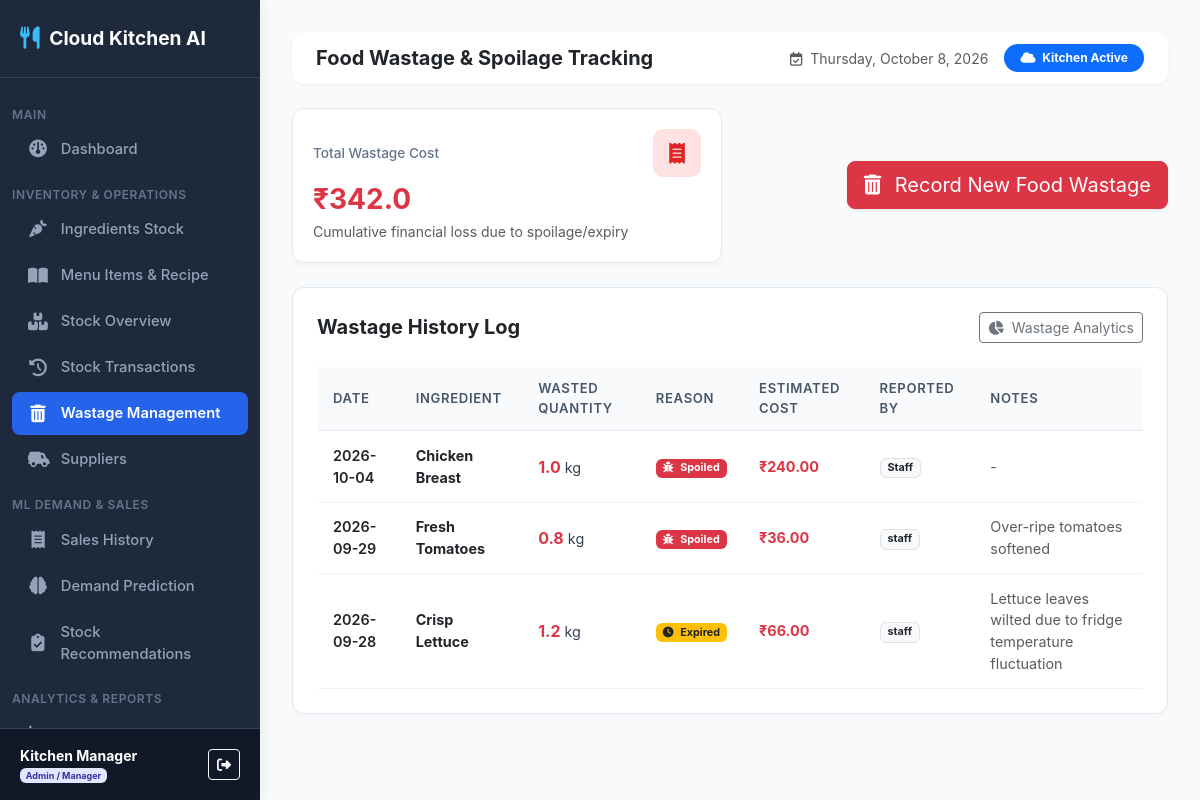
Screenshot of /wastage/ (signed in) with the database file from the repository.
### inventory_predictor/models.py (models this page shows, shortened)
class Wastage(models.Model):
    REASON_CHOICES = (
        ('Expired', 'Expired'),
        ('Spoiled', 'Spoiled'),
        ('Over-preparation', 'Over-preparation'),
        ('Damaged', 'Damaged'),
        ('Other', 'Other'),
    )
    ingredient = models.ForeignKey(Ingredient, on_delete=models.CASCADE, related_name='wastages')
    quantity = models.FloatField()
    reason = models.CharField(max_length=50, choices=REASON_CHOICES, default='Spoiled')
    date = models.DateField(default=timezone.now)
    estimated_cost = models.DecimalField(max_digits=10, decimal_places=2)
    reported_by = models.ForeignKey(User, on_delete=models.SET_NULL, null=True, blank=True)
    notes = models.TextField(blank=True, null=True)
    created_at = models.DateTimeField(auto_now_add=True)

class Ingredient(models.Model):
    CATEGORY_CHOICES = (
        ('Vegetables', 'Vegetables'),
        ('Dairy', 'Dairy'),
        ('Meat & Poultry', 'Meat & Poultry'),
        ('Grains & Bread', 'Grains & Bread'),
        ('Sauces & Spices', 'Sauces & Spices'),
        ('Beverages', 'Beverages'),
        ('Packaging', 'Packaging'),
        ('Other', 'Other'),
    )
    name = models.CharField(max_length=100, unique=True)
    category = models.CharField(max_length=50, choices=CATEGORY_CHOICES, default='Vegetables')
    unit = models.CharField(max_length=20, help_text="e.g. kg, g, L, ml, pcs, slices")
    current_quantity = models.FloatField(default=0.0)
    min_stock_level = models.FloatField(default=10.0)
    max_stock_level = models.FloatField(default=100.0)
    unit_cost = models.DecimalField(max_digits=10, decimal_places=2, default=0.00)
    supplier = models.ForeignKey(Supplier, on_delete=models.SET_NULL, null=True, blank=True, related_name='ingredients')
    expiry_date = models.DateField(null=True, blank=True)
    created_at = models.DateTimeField(auto_now_add=True)

### inventory_predictor/views.py (the view)
# urls.py: path('wastage/', views.wastage_list, name='wastage_list'),
@login_required
def wastage_list(request):
    wastages = Wastage.objects.select_related('ingredient', 'reported_by').order_by('-date')
    total_cost = wastages.aggregate(Sum('estimated_cost'))['estimated_cost__sum'] or 0.0
    return render(request, 'inventory_predictor/wastage/list.html', {
        'wastages': wastages,
        'total_cost': round(float(total_cost), 2),
        'is_admin': role_check_admin(request.user)
    })

### inventory_predictor/views.py (called while the page is built)
def role_check_admin(user):
    if not user.is_authenticated:
        return False
    try:
        return user.is_superuser or user.profile.role == 'ADMIN'
    except Exception:
        return user.is_superuser

### inventory_predictor/templates/inventory_predictor/wastage/list.html (shortened to what this page needs)
{% extends 'inventory_predictor/base.html' %}
{% block page_title %}Food Wastage & Spoilage Tracking{% endblock %}
{% block content %}
<div class="row g-3 mb-4">
    <div class="col-12 col-md-6">
        <div class="stat-card">
            <div class="d-flex align-items-center justify-content-between">
                <span class="stat-label">Total Wastage Cost</span>
                <div class="stat-icon icon-red"><i class="fa-solid fa-receipt"></i></div>
            </div>
            <div class="stat-value text-danger">₹{{ total_cost }}</div>
            <div class="text-muted small mt-1">Cumulative financial loss due to spoilage/expiry</div>
        </div>
    </div>
    <div class="col-12 col-md-6 d-flex align-items-center justify-content-md-end">
        <a href="{% url 'wastage_add' %}" class="btn btn-danger btn-lg shadow-sm">
            <i class="fa-solid fa-trash-can me-2"></i> Record New Food Wastage
        </a>
    </div>
</div>
<div class="card-box">
    <div class="d-flex justify-content-between align-items-center mb-4">
        <h5 class="fw-bold m-0 text-dark">Wastage History Log</h5>
        <a href="{% url 'analytics' %}" class="btn btn-outline-secondary btn-sm"><i class="fa-solid fa-chart-pie me-1"></i> Wastage Analytics</a>
    </div>
    <div class="table-responsive">
        <table class="custom-table">
            <thead>
                <tr>
                    <th>Date</th>
                    <th>Ingredient</th>
                    <th>Wasted Quantity</th>
                    <th>Reason</th>
                    <th>Estimated Cost</th>
                    <th>Reported By</th>
                    <th>Notes</th>
                </tr>
            </thead>
            <tbody>
                {% for w in wastages %}
                <tr>
                    <td class="fw-semibold text-dark">{{ w.date|date:"Y-m-d" }}</td>
                    <td class="fw-bold text-dark">{{ w.ingredient.name }}</td>
                    <td><span class="text-danger fw-bold fs-6">{{ w.quantity }}</span> {{ w.ingredient.unit }}</td>
                    <td>
                        {% if w.reason == 'Expired' %}
                            <span class="badge bg-warning text-dark"><i class="fa-solid fa-clock me-1"></i> Expired</span>
                        {% elif w.reason == 'Spoiled' %}
                            <span class="badge bg-danger"><i class="fa-solid fa-bug me-1"></i> Spoiled</span>
                        {% elif w.reason == 'Over-preparation' %}
                            <span class="badge bg-info text-dark">Over-preparation</span>
                        {% else %}
                            <span class="badge bg-secondary">{{ w.reason }}</span>
                        {% endif %}
                    </td>
                    <td class="fw-bold text-danger">₹{{ w.estimated_cost }}</td>
                    <td><span class="badge bg-light text-dark border">{{ w.reported_by.username|default:"Staff" }}</span></td>
                    <td class="text-muted small">{{ w.notes|default:"-" }}</td>
                </tr>
                {% empty %}
                <tr>
                    <td colspan="7" class="text-center py-4 text-muted">No food wastage recorded. Great job keeping wastage at zero!</td>
                </tr>
                {% endfor %}
            </tbody>
        </table>
    </div>
</div>
{% endblock %}

### inventory_predictor/templates/inventory_predictor/base.html (shortened to what this page needs)
{% load static %}
<!DOCTYPE html>
<html lang="en">
<head>
    <link rel="stylesheet" href="{% static 'css/bootstrap.min.css' %}">
    <link rel="stylesheet" href="https://cdn.jsdelivr.net/npm/bootstrap@5.3.2/dist/css/bootstrap.min.css">
    <link rel="stylesheet" href="{% static 'css/fontawesome.min.css' %}">
    <link rel="stylesheet" href="https://cdnjs.cloudflare.com/ajax/libs/font-awesome/6.4.2/css/all.min.css">
    <link rel="stylesheet" href="{% static 'css/style.css' %}">
</head>
<body>
    {% if user.is_authenticated %}
    <nav id="sidebar">
        <div class="sidebar-header">
            <a href="{% url 'dashboard' %}" class="sidebar-brand">
                <i class="fa-solid fa-utensils"></i>
                <span>Cloud Kitchen AI</span>
            </a>
        </div>
        <ul class="sidebar-menu">
            <li class="menu-heading">Main</li>
            <li class="sidebar-item">
                <a href="{% url 'dashboard' %}" class="sidebar-link {% if request.resolver_match.url_name == 'dashboard' %}active{% endif %}">
                    <i class="fa-solid fa-gauge"></i>
                    <span>Dashboard</span>
                </a>
            </li>
            <li class="menu-heading">Inventory & Operations</li>
            <li class="sidebar-item">
                <a href="{% url 'ingredient_list' %}" class="sidebar-link {% if 'ingredient' in request.resolver_match.url_name %}active{% endif %}">
                    <i class="fa-solid fa-carrot"></i>
                    <span>Ingredients Stock</span>
                </a>
            </li>
            <li class="sidebar-item">
                <a href="{% url 'menu_list' %}" class="sidebar-link {% if 'menu' in request.resolver_match.url_name or 'recipe' in request.resolver_match.url_name %}active{% endif %}">
                    <i class="fa-solid fa-book-open"></i>
                    <span>Menu Items & Recipe</span>
                </a>
            </li>
            <li class="sidebar-item">
                <a href="{% url 'inventory_status' %}" class="sidebar-link ">
                    <i class="fa-solid fa-boxes-stacked"></i>
                    <span>Stock Overview</span>
                </a>
            </li>
            <li class="sidebar-item">
                <a href="{% url 'inventory_transactions' %}" class="sidebar-link {% if request.resolver_match.url_name == 'inventory_transactions' %}active{% endif %}">
                    <i class="fa-solid fa-clock-rotate-left"></i>
                    <span>Stock Transactions</span>
                </a>
            </li>
            <li class="sidebar-item">
                <a href="{% url 'wastage_list' %}" class="sidebar-link {% if 'wastage' in request.resolver_match.url_name %}active{% endif %}">
                    <i class="fa-solid fa-trash-can"></i>
                    <span>Wastage Management</span>
                </a>
            </li>
            {% if user.is_superuser or user.profile.role == 'ADMIN' %}
            <li class="sidebar-item">
                <a href="{% url 'supplier_list' %}" class="sidebar-link {% if 'supplier' in request.resolver_match.url_name %}active{% endif %}">
                    <i class="fa-solid fa-truck-field"></i>
                    <span>Suppliers</span>
                </a>
            </li>
            {% endif %}
            <li class="menu-heading">ML Demand & Sales</li>
            <li class="sidebar-item">
                <a href="{% url 'sales_list' %}" class="sidebar-link {% if 'sales' in request.resolver_match.url_name %}active{% endif %}">
                    <i class="fa-solid fa-receipt"></i>
                    <span>Sales History</span>
                </a>
            </li>
            <li class="sidebar-item">
                <a href="{% url 'demand_prediction' %}" class="sidebar-link {% if 'demand_prediction' in request.resolver_match.url_name %}active{% endif %}">
                    <i class="fa-solid fa-brain"></i>
                    <span>Demand Prediction</span>
                </a>
            </li>
            <li class="sidebar-item">
                <a href="{% url 'reorder_recommendations' %}" class="sidebar-link {% if 'reorders' in request.resolver_match.url_name %}active{% endif %}">
                    <i class="fa-solid fa-clipboard-check"></i>
                    <span>Stock Recommendations</span>
                </a>
            </li>
            <li class="menu-heading">Analytics & Reports</li>
            <li class="sidebar-item">
                <a href="{% url 'analytics' %}" class="sidebar-link {% if 'analytics' in request.resolver_match.url_name %}active{% endif %}">
                    <i class="fa-solid fa-chart-line"></i>
                    <span>Analytics</span>
                </a>
            </li>
        </ul>
        <div class="sidebar-user">
            <div class="d-flex align-items-center justify-content-between">
                <div>
                    <div class="fw-bold text-white small">{{ user.get_full_name|default:user.username }}</div>
                    <div class="text-muted text-capitalize" style="font-size: 0.75rem;">
                        {% if user.is_superuser or user.profile.role == 'ADMIN' %}
                            <span class="badge badge-admin">Admin / Manager</span>
                        {% else %}
                            <span class="badge badge-staff">Kitchen Staff</span>
                        {% endif %}
                    </div>
                </div>
                <a href="{% url 'logout' %}" class="btn btn-sm btn-outline-light" title="Logout">
                    <i class="fa-solid fa-right-from-bracket"></i>
                </a>
            </div>
        </div>
    </nav>
    {% endif %}
    <main id="content" {% if not user.is_authenticated %}style="margin-left: 0;"{% endif %}>
        {% if user.is_authenticated %}
        <div class="navbar-custom d-flex justify-content-between align-items-center">
            <div class="d-flex align-items-center gap-3">
                <h5 class="m-0 fw-bold text-dark">{% block page_title %}Dashboard{% endblock %}</h5>
            </div>
            <div class="d-flex align-items-center gap-3">
                <span class="text-muted small d-none d-md-inline">
                    <i class="fa-regular fa-calendar-check me-1"></i> {% now "l, F j, Y" %}
                </span>
                <span class="badge bg-primary rounded-pill px-3 py-2">
                    <i class="fa-solid fa-cloud me-1"></i> Kitchen Active
                </span>
            </div>
        </div>
        {% endif %}
        {% block content %}{% endblock %}
    </main>
</body>
</html>

### inventory_predictor/static/css/style.css (style rules this page uses)
:root { --sidebar-width: 260px; --sidebar-bg: #1e293b; --sidebar-color: #94a3b8; --sidebar-active-bg: #2563eb; --sidebar-active-color: #ffffff; --body-bg: #f8fafc; --card-border-radius: 12px; --primary-color: #2563eb; }
body { font-family: 'Inter', system-ui, -apple-system, sans-serif; background-color: var(--body-bg); color: #334155; margin: 0; padding: 0; overflow-x: hidden; }
#sidebar { width: var(--sidebar-width); height: 100vh; position: fixed; top: 0; left: 0; background: var(--sidebar-bg); color: var(--sidebar-color); z-index: 1000; transition: all 0.3s ease; display: flex; flex-direction: column; box-shadow: 4px 0 10px rgba(0, 0, 0, 0.05); }
.sidebar-header { padding: 1.5rem 1.25rem; border-bottom: 1px solid #334155; }
.sidebar-brand { font-size: 1.2rem; font-weight: 700; color: #ffffff; text-decoration: none; display: flex; align-items: center; gap: 0.6rem; }
.sidebar-brand i { color: #38bdf8; font-size: 1.4rem; }
ul, li { list-style: none; }
.sidebar-menu { list-style: none !important; padding: 1rem 0.75rem !important; margin: 0 !important; flex-grow: 1; overflow-y: auto; }
.menu-heading { font-size: 0.75rem; text-transform: uppercase; letter-spacing: 0.05em; color: #64748b; padding: 0.75rem 1rem 0.25rem 1rem; font-weight: 600; }
.sidebar-item { margin-bottom: 0.2rem; }
.sidebar-link { display: flex; align-items: center; gap: 0.8rem; padding: 0.65rem 1rem; color: var(--sidebar-color); text-decoration: none; border-radius: 8px; font-size: 0.92rem; font-weight: 500; transition: all 0.2s ease; }
.sidebar-link.active { background: var(--sidebar-active-bg); color: var(--sidebar-active-color); font-weight: 600; }
.sidebar-link i { font-size: 1.1rem; width: 20px; text-align: center; }
.sidebar-user { padding: 1rem 1.25rem; border-top: 1px solid #334155; background: #111827; }
#content { margin-left: var(--sidebar-width); min-height: 100vh; padding: 2rem; transition: all 0.3s ease; }
.navbar-custom { background: #ffffff; box-shadow: 0 1px 3px rgba(0,0,0,0.05); border-radius: 12px; padding: 0.75rem 1.5rem; margin-bottom: 1.5rem; }
.stat-card { background: #ffffff; border-radius: var(--card-border-radius); padding: 1.25rem; border: 1px solid #e2e8f0; box-shadow: 0 4px 6px -1px rgba(0,0,0,0.03), 0 2px 4px -1px rgba(0,0,0,0.02); transition: transform 0.2s ease, box-shadow 0.2s ease; }
.stat-icon { width: 48px; height: 48px; border-radius: 10px; display: flex; align-items: center; justify-content: center; font-size: 1.3rem; }
.icon-red { background: #fee2e2; color: #dc2626; }
.stat-value { font-size: 1.75rem; font-weight: 700; color: #0f172a; line-height: 1.2; margin-top: 0.4rem; }
.stat-label { font-size: 0.85rem; color: #64748b; font-weight: 500; }
.card-box { background: #ffffff; border-radius: var(--card-border-radius); border: 1px solid #e2e8f0; padding: 1.5rem; margin-bottom: 1.5rem; box-shadow: 0 2px 4px rgba(0,0,0,0.02); }
.custom-table { width: 100%; border-collapse: separate; border-spacing: 0; }
.custom-table th { background: #f8fafc; color: #475569; font-weight: 600; font-size: 0.82rem; text-transform: uppercase; letter-spacing: 0.05em; padding: 0.75rem 1rem; border-bottom: 1px solid #e2e8f0; }
.custom-table td { padding: 0.85rem 1rem; border-bottom: 1px solid #f1f5f9; font-size: 0.9rem; vertical-align: middle; }
.badge-admin { background: #e0e7ff; color: #3730a3; }

### rows the page displays
Wastage: date "2026-10-04", ingredient.name "Chicken Breast", quantity "1.0", ingredient.unit "kg", reason "Spoiled" (drawn), estimated_cost "240.00", reported_by.username "Staff", notes "-"
Wastage: date "2026-09-29", ingredient.name "Fresh Tomatoes", quantity "0.8", ingredient.unit "kg", reason "Spoiled" (drawn), estimated_cost "36.00", reported_by.username "staff", notes "Over-ripe tomatoes softened"
Wastage: date "2026-09-28", ingredient.name "Crisp Lettuce", quantity "1.2", ingredient.unit "kg", reason "Expired" (drawn), estimated_cost "66.00", reported_by.username "staff", notes "Lettuce leaves wilted due to fridge temperature fluctuation"

### other values shown
{{ user.get_full_name|default:user.username }} "Kitchen Manager"
{{ total_cost }} "342.0"
